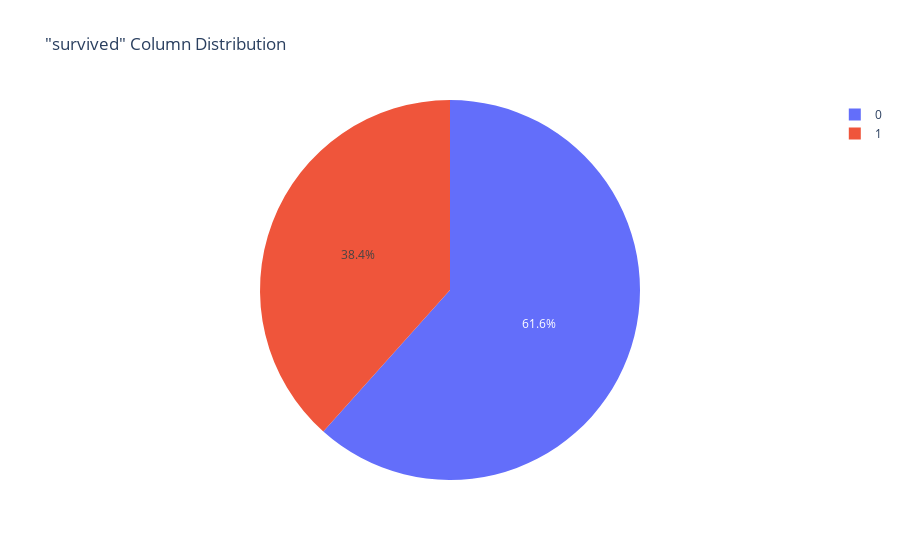

The notebook cell saved with this chart:
### Code cell
fig = px.pie(train, values = train['survived'].value_counts(), 
             names = (train['survived'].value_counts()).index, 
             title = '"survived" Column Distribution')
fig.show()

### Figure 1 — Plotly figure (JSON) as saved in the notebook; plotly's stock layout.template omitted (floating-point values rounded to 4 significant figures)
{"data": [{"domain": {"x": [0, 1], "y": [0, 1]}, "hovertemplate": "label=%{label}<br>value=%{value}<extra></extra>", "labels": [0, 1], "legendgroup": "", "name": "", "showlegend": true, "type": "pie", "values": [549, 342]}], "layout": {"legend": {"tracegroupgap": 0}, "title": {"text": "\"survived\" Column Distribution"}}}
